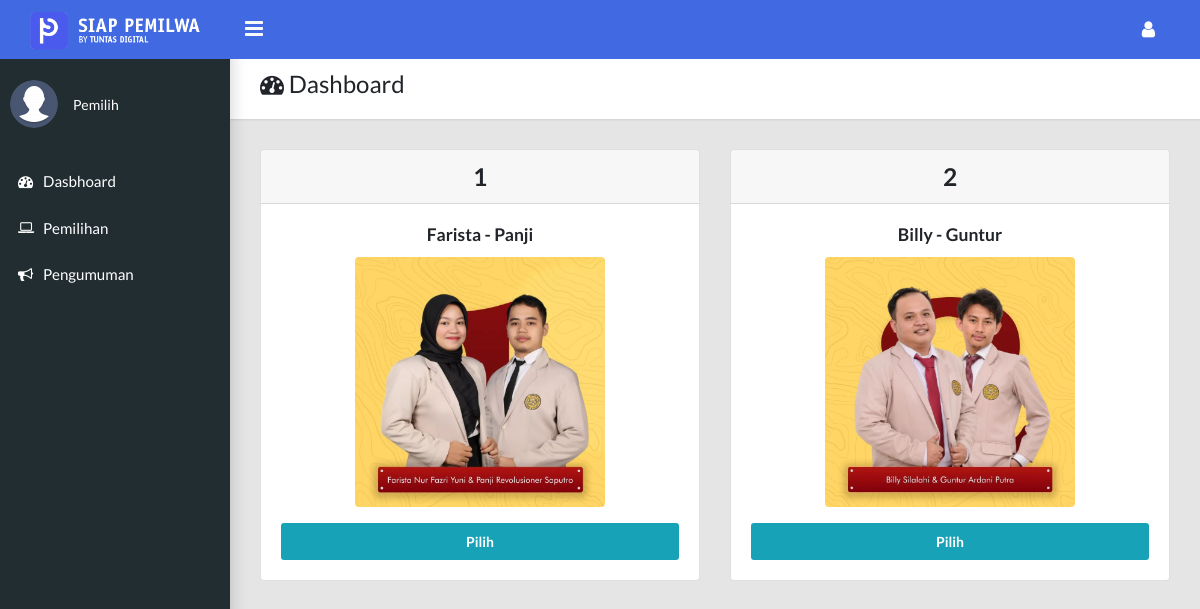
The page /index.php/utama/pilih on the database as committed earlier.
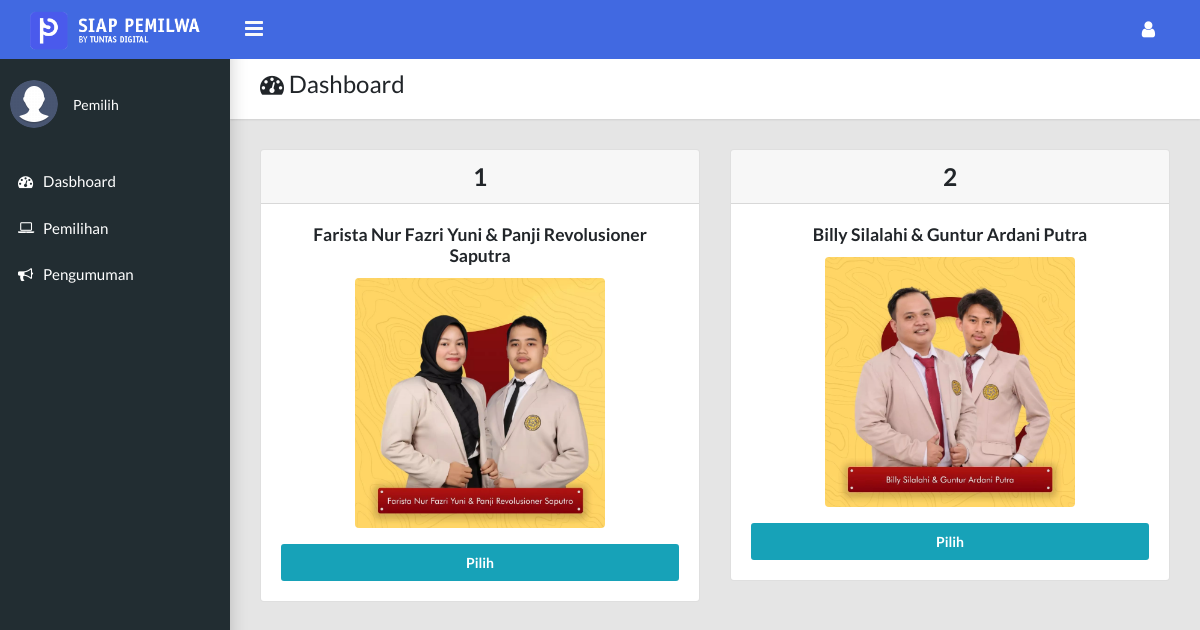
The same page on the database as committed later.
### tables this page shows
CREATE TABLE `kandidat` (
  `id_kandidat` int(11) NOT NULL,
  `nama_kandidat` varchar(120) DEFAULT NULL,
  `nomor_kandidat` varchar(10) DEFAULT NULL,
  `foto_kandidat` text DEFAULT NULL,
  `visi_misi` text DEFAULT NULL
);

### application/controllers/Utama.php (called while the page is built, shortened)
<?php
class Utama extends CI_Controller
{
    function __construct()
    {
        $this->load->helper('url');
    }
    public function pilih()
    {
        $pemilih = $this->session->userdata('id_pemilih');
        $cek = $this->db->get_where('pilih', array('id_pemilih' => $pemilih));
        $banyak = $cek->num_rows();
        if ($banyak >= 1) {
            $this->session->set_flashdata('error', 'Anda sudah selesai memilih. Terima Kasih!');
            redirect('utama');
        } else {
            $data['kandidat'] = $this->db->get('kandidat')->result();
            $this->load->view('pilih/index', $data);
        }
    }
}

### index.php (called while the page is built, shortened)
<?php
require_once BASEPATH.'core/CodeIgniter.php';

### application/views/pilih/index.php (the view, shortened to what this page needs)
<!DOCTYPE html>
<html lang="en">
<head>
    <link rel="stylesheet" type="text/css" href="<?= base_url('assets/css/main.css'); ?>">
    <link rel="stylesheet" type="text/css" href="https://maxcdn.bootstrapcdn.com/font-awesome/4.7.0/css/font-awesome.min.css">
</head>
<body class="app sidebar-mini">
    <main class="app-content">
        <div class="app-title">
            <div>
                <h1><i class="fa fa-dashboard"></i> Dashboard</h1>
            </div>
        </div>
        <div class="row">
            <?php foreach ($kandidat as $data) : ?>
                <div class="col">
                    <div class="card">
                        <h3 class="card-header text-center"><?= $data->nomor_kandidat; ?></h3>
                        <div class="card-body">
                            <h5 class="card-title text-center"><?= $data->nama_kandidat; ?></h5>
                            <img src="<?= base_url('gambar/' . $data->foto_kandidat); ?>" style="height: 250px; width: 250px;" class="rounded mx-auto d-block" alt="...">
                            <a href="<?= base_url('utama/simpan/' . $data->id_kandidat); ?>" class="btn btn-info btn-block mt-3">Pilih</a>
                        </div>
                    </div>
                </div>
            <?php endforeach; ?>
        </div>
    </main>
</body>
</html>

Rows that differ between the two databases and show on the page:
changed kandidat: nama_kandidat "Farista - Panji" → "Farista Nur Fazri Yuni & Panji Revolusioner Saputra"
changed kandidat: nama_kandidat "Billy - Guntur" → "Billy Silalahi & Guntur Ardani Putra"
